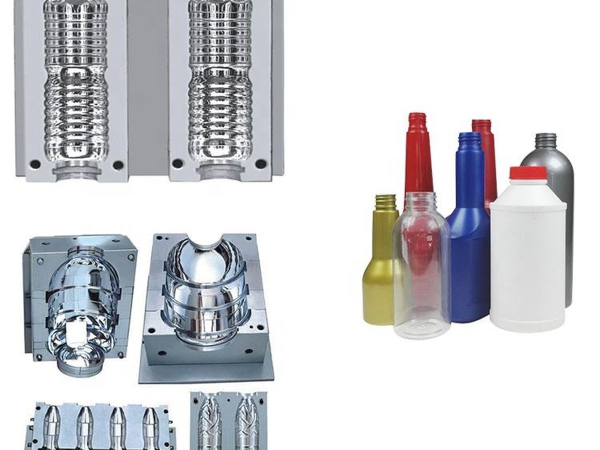
#> input picture work-images-approved/01-blow-molding.jpg, 1200 x 900 px (shown at 1/2 size)
$ python ollama_vision.py ../work-images-approved/01-blow-molding.jpg
#> lines starting #> are read from the running program, lines starting #| are printed output that depends on the picture
"""Ollama 本地视觉通道：批量看图，短提示词 + 图压缩（绕 8k 上下文坑）。
用法: python -X utf8 scripts/ollama_vision.py <图片路径> [更多路径...]
"""
import sys, io, base64, json, urllib.request
from PIL import Image

MODEL = "qwen3-vl:8b"
PROMPT = "用中文简短描述这张图：主体是什么（产品/零件/场景）、画面里有无文字、背景是什么、照片质量如何。两三句话。"

def to_b64(path):
    img = Image.open(path)
#> img is the input picture: PIL image 1200x900 RGB; mean R, G, B 207.2, 207.9, 211.5
    img.thumbnail((900, 900))
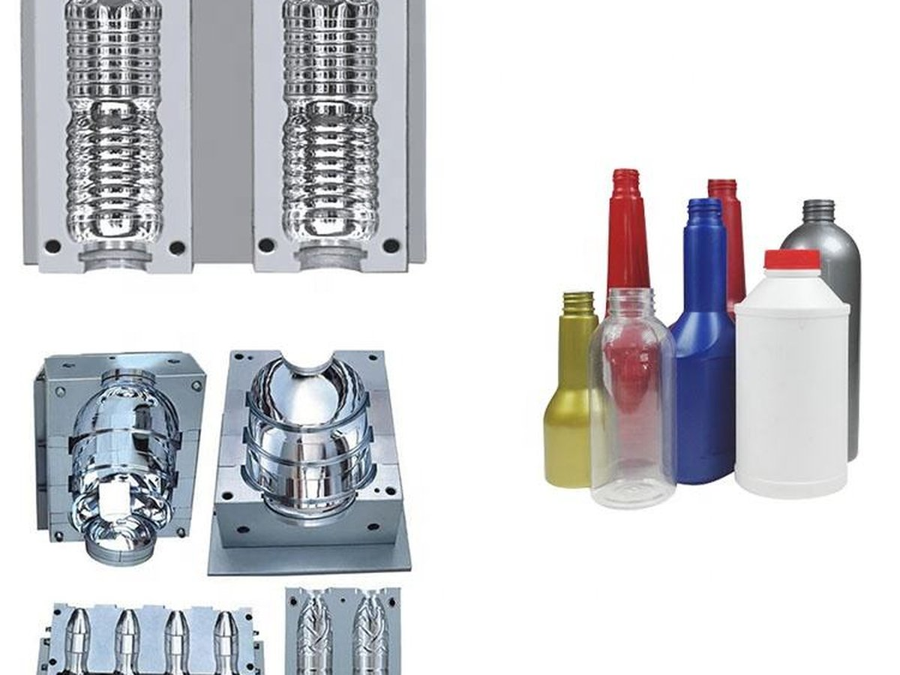
#> img: PIL image 900x675 RGB; mean R, G, B 207.2, 207.9, 211.5
    buf = io.BytesIO()
    img.convert("RGB").save(buf, format="PNG")
    return base64.b64encode(buf.getvalue()).decode()

def ask(path):
    body = {
        "model": MODEL, "stream": False,
        "messages": [{"role": "user", "content": PROMPT, "images": [to_b64(path)]}],
        "options": {"temperature": 0.1},
    }
    req = urllib.request.Request(
        "http://127.0.0.1:11434/api/chat",
        data=json.dumps(body).encode(),
        headers={"Content-Type": "application/json"},
    )
    with urllib.request.urlopen(req, timeout=120) as r:
        return json.load(r)["message"]["content"].strip()

for p in sys.argv[1:]:
    try:
        print(f"=== {p.split('/')[-1]} ===")
        print(ask(p))
#> (the call stopped at in ask, `with urllib.request.urlopen(req, timeout=120) as r:`: the network is not available in this run)
        print()
    except Exception as e:
        print(f"=== {p} === ERROR: {e}")
